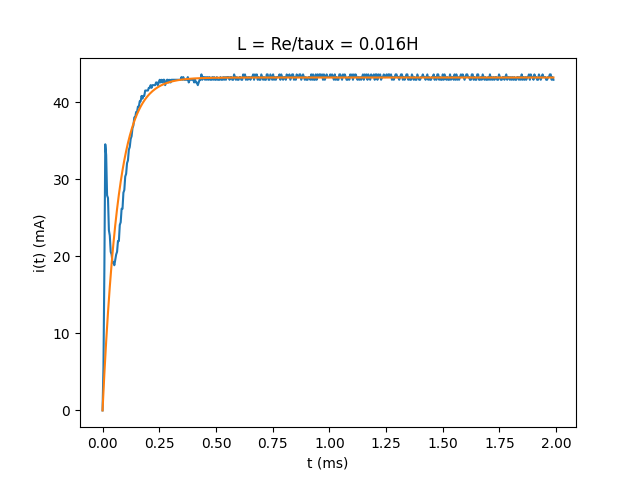

Source code (Python):
import pandas as pd
import numpy as np
import matplotlib.pyplot as plt
from scipy.optimize import curve_fit

"""
Forme i(t) = [1-exp(-t/taux)]Iper avec Iper = U/Re
Re = Rm + 220
"""
Re = 9.3 + 220
data = pd.read_csv("ressources/acquisitionL.txt", delimiter=",")
t, u = np.array(data["t"]), np.array(data["Ur(t)"])
i = u/Re

indice0 = 0
while t[indice0] < 0:
    indice0 += 1
t = t[indice0:]
i = i[indice0:]

def f(t, Iper, taux):
    return Iper*(1-np.exp(-t/taux)) # taux = L/Re
[Iper, taux], val = curve_fit(f, t, i)
plt.plot(t*1e3, i*1e3, label="acquisition")
plt.plot(t*1e3, f(t, Iper, taux)*1e3, label="curve_fit")
plt.xlabel("t (ms)")
plt.ylabel("i(t) (mA)")
L = Re*taux
plt.title(f"L = Re/taux = {round(L, 3)}H")
print(f"L= {L} H")
plt.show()
